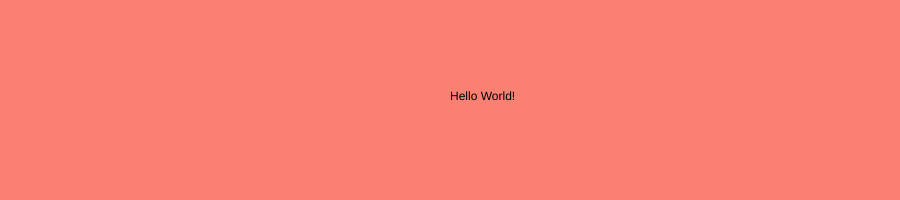
Frame 1 (no input)
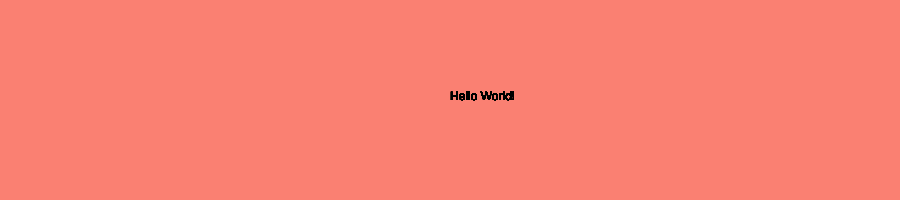
Frame 60 (no input)
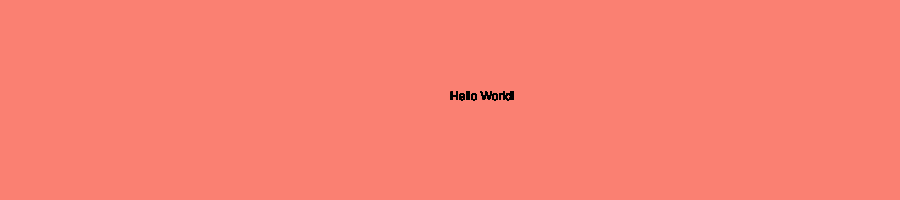
Frame 120 (the mouse pressed at the canvas centre since frame 60)

The p5.js sketch that drew these frames (run headless with seeded random() and noise() and a simulated clock; from frame 60 on, the mouse is pressed at the canvas centre):

// p5.js sketch
// ── sketch.js
function setup() {

    createCanvas( 900, 200 );

    background( 'salmon' );
}

function draw(){
  text("Hello World!", 450, 100);
}
